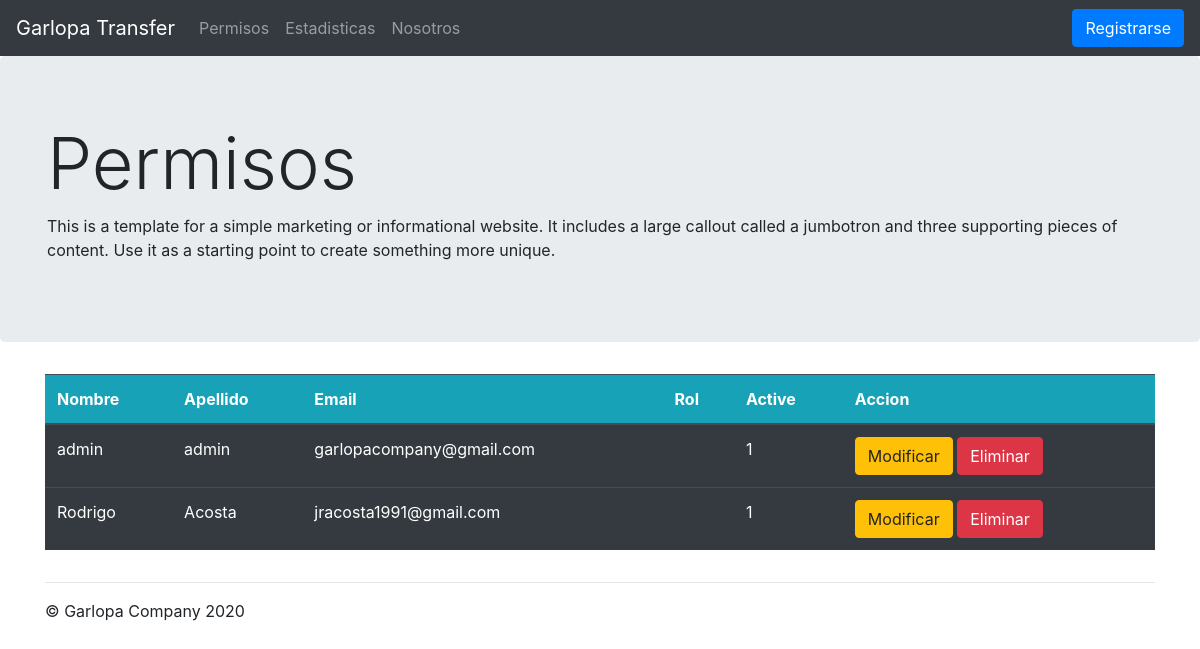
The page /abmUsuario.php on the database as committed earlier.
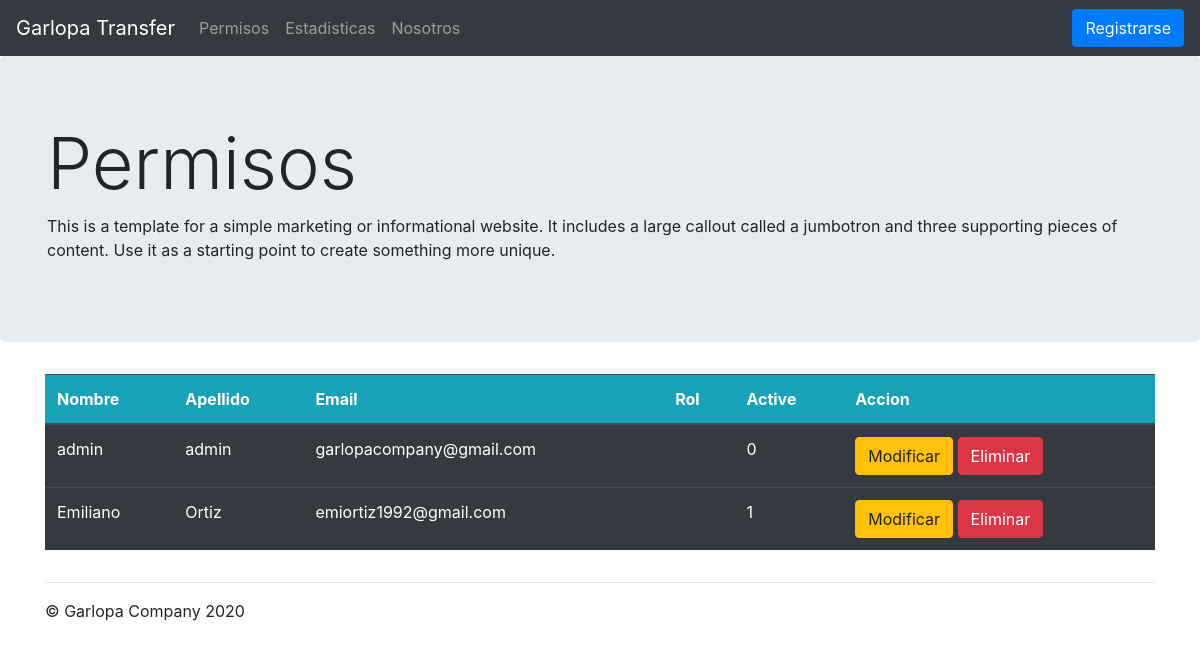
The same page on the database as committed later.
### tables this page shows
CREATE TABLE `usuario` (
  `Id` int(11) NOT NULL,
  `Codigo` int(255) NOT NULL,
  `Nombre` varchar(30) NOT NULL,
  `Apellido` varchar(30) NOT NULL,
  `Email` varchar(50) NOT NULL,
  `Password` varchar(50) NOT NULL,
  `Hash` varchar(50) NOT NULL,
  `Active` int(1) NOT NULL DEFAULT 0,
  `pTipoUsuario` int(50) NOT NULL
);

### abmUsuario.php (the view, shortened to what this page needs)
<!doctype html>
<html lang="en">
<head>
    <link href="/tpfinal/recursos/css/bootstrap.min.css" rel="stylesheet">
    <link href="/tpfinal/recursos/css/jumbotron.css" rel="stylesheet">
</head>
<body>
<?php include "header.php"?>
<main role="main">
    <div class="jumbotron">
        <div class="container">
            <h1 class="display-3">Permisos</h1>
            <p>This is a template for a simple marketing or informational website. It includes a large callout called a jumbotron and three supporting pieces of content. Use it as a starting point to create something more unique.</p>
        </div>
    </div>
    <div class="container">
        <div class="table-responsive">
            <table class="table table-hover table-dark">
                <thead>
                <tr class="bg-info">
                    <th scope="col">Nombre</th>
                    <th scope="col">Apellido</th>
                    <th scope="col">Email</th>
                    <th scope="col">Rol</th>
                    <th scope="col">Active</th>
                    <th scope="col">Accion</th>
                </tr>
                </thead>
                <tbody>
                <?php
                $conexion = conectarBaseDeDatos();
                $sql = "select Id,Nombre, Apellido, Email,Password, Active from usuario";
                $result = mysqli_query($conexion,$sql);
                while($mostrar = mysqli_fetch_array($result)){
                            $datos=
                                $mostrar[0]."||".
                                $mostrar[1]."||".
                                $mostrar[2]."||".
                                $mostrar[3]."||".
                                $mostrar[4]."||".
                                $mostrar[5]."||";
                    ?>
                    <tr>
                        <td><?php echo $mostrar["Nombre"] ?></td>
                        <td><?php echo $mostrar["Apellido"] ?></td>
                        <td><?php echo $mostrar["Email"]?> </td>
                        <td>
                        </td>
                        <td><?php echo $mostrar["Active"]?> </td>
                        <td>
                            <button class="btn btn-warning" data-toggle="modal" data-target="#ModificarUsuario" onclick="agregaform('<?php echo $datos?>')">Modificar</button>
                            <a href="funciones/abmUsuarioEliminar.php?eliminar=<?php echo  $mostrar[0]?>" class="btn btn-danger" onclick="return confirm('DESEA ELIMINAR EL USUARIO DE MANERA VIOLENTA?')">Eliminar</a>
                        </td>
                    </tr>
                    <?php
                }
                ?>
                </tbody>
            </table>
        </div>
    </div>
</main>
<?php
include_once "footer.php";
?>
</html>

Rows that differ between the two databases and show on the page:
removed usuario: Nombre "Rodrigo", Apellido "Acosta", Email "jracosta1991@gmail.com", Active "1"
changed usuario "admin": Active "1" → "0"
added usuario: Nombre "Emiliano", Apellido "Ortiz", Email "emiortiz1992@gmail.com", Active "1"
